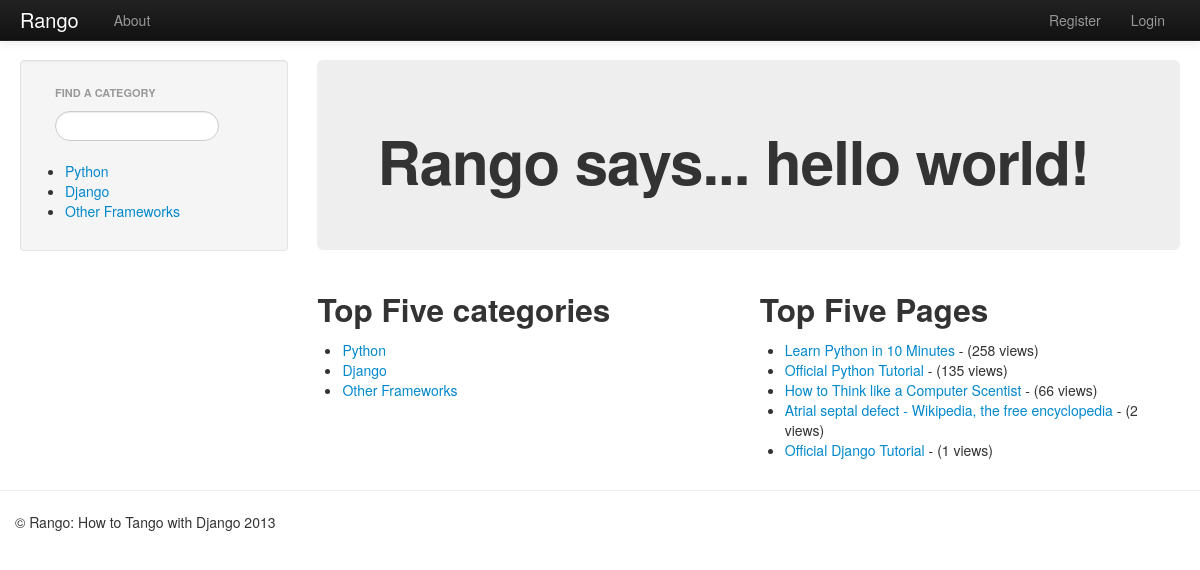
Screenshot of /rango/ with the database file from the repository.
### rango/models.py (models this page shows, shortened)
class Category(models.Model):
    name = models.CharField(max_length=128, unique=True)
    views = models.IntegerField(default=0)
    likes = models.IntegerField(default=0)
    url = models.CharField(max_length=128)

class Page(models.Model):
    category = models.ForeignKey(Category)
    title = models.CharField(max_length=128)
    url = models.URLField()
    views = models.IntegerField(default=0)

### rango/views.py (the view)
def index(request):
    context = RequestContext(request)
    cat_list = get_category_list()
    pages_view = Page.objects.order_by('-views')[:5]
    context_dict = {'cat_list': cat_list, 'page_list': pages_view}
    category_list = Category.objects.all()
    for category in category_list:
        if len(category.url) == 0:
            category.url = url_encode(category.name)
            category.save()
    """
    response = render_to_response('rango/index.html', context_dict, context)

    # client side cookies
    # get the number of visits to the site.
    visits = int(request.COOKIES.get('visits', '0'))

    # Does the cookie last_visit exist?
    if request.COOKIES.has_key('last_visit'):
        last_visit = request.COOKIES['last_visit']
        last_visit_time = datetime.strptime(last_visit, "%Y-%m-%d %H:%M:%S")

        # If it's been more than a day since the last visit...
        if (datetime.now() - last_visit_time).seconds > 5:
            response.set_cookie('visits', visits+1)
            response.set_cookie('last_visit', datetime.now().strftime("%Y-%m-%d %H:%M:%S"))

    else:
        response.set_cookie('last_visit', datetime.now().strftime("%Y-%m-%d %H:%M:%S"))
        redponse.set_cookie('visits', 1)

    return response
    """
    if request.session.get('last_visit'):
        last_visit_time = request.session.get('last_visit')
        visits = request.session.get('visits', 0)
        if (datetime.now() - datetime.strptime(last_visit_time, "%Y-%m-%d %H:%M:%S")).seconds > 5:
            request.session['visits'] = visits+1
            request.session['last_visit'] = datetime.now().strftime("%Y-%m-%d %H:%M:%S")
    else:
        request.session['last_visit'] = datetime.now().strftime("%Y-%m-%d %H:%M:%S")
        request.session['visits'] = 1
    return render_to_response('rango/index.html', context_dict, context)

### rango/views.py (called while the page is built)
def get_category_list(max_results=0, starts_with=''):
    cat_list = []
    if starts_with:
        cat_list = Category.objects.filter(name__startswith=starts_with)
    else:
        cat_list = Category.objects.all()
    if max_results > 0:
        if len(cat_list) > max_results:
            cat_list = cat_list[:max_results]
    """
    for cat in cat_list:
        cat.url = encode_url(cat.name)
    """
    return cat_list

### templates/rango/index.html (shortened to what this page needs)
{% extends 'rango/base.html' %}
{% block body_block %}
<div class="hero-unit">
  {% if user.is_authenticated %}
    <h1>Rango says... hello {{ user.username }}!</h1>
  {% else %}
    <h1>Rango says... hello world!</h1>
  {% endif %}
</div>
<div class="row-fluid">
  <div class="span6">
    <h2>Top Five categories</h2>
    {% if cat_list %}
    <ul>
      {% for category in cat_list %}
        <li> <a href="/rango/category/{{ category.url }}">{{ category.name }}</a></li>
      {% endfor %}
    {% else %}
      <strong>No categories at present.</strong>
    {% endif %}
  </div>
  <div class="span6">
    <h2>Top Five Pages</h2>
    {% include 'rango/page_list.html' %}
  </div>
</div>
{% endblock %}

### templates/rango/base.html (shortened to what this page needs)
{% load static %}
<!DOCTYPE html>
<html>
  <head>
    <link href="{% static 'css/bootstrap-fluid-adj.css' %}" rel="stylesheet">
    <link href="{% static 'css/bootstrap.min.css' %}" rel="stylesheet" >
    <link href="{% static 'css/bootstrap-responsive.css' %}" rel="stylesheet">
  </head>
  <body>
    <div class ="navbar navbar-inverse navbar-fixed-top">
      <div class="navbar-inner">
	<div class="container-fluid">
	  <a class="brand" href="/rango/">Rango</a>
	  <div class="nav-collapse collapse">
	    <ul class="nav pull-right">
	      {% if user.is_authenticated %}
	        <li class="navbar-text">Welcome, {{ user.username }}!</li>
	        <li><a href="/rango/logout/">Logout</a></li>
	      {% else %}
	        <li><a href="/rango/register/">Register</a></li>
	        <li><a href="/rango/login/">Login</a></li>
	      {% endif %}
	    </ul>
	    <ul class="nav">
	      <li><a href="/rango/about/">About</a></li>
	    </ul>
	  </div>
	</div>
      </div>
    </div>
    <div class="container-fluid">
      <div class="row-fluid">
	<div class="span3">
	  <div class="well sidebar-nav">
	    <ul class="nav nav-list">
	      <li class="nav-header">Find a Category</li>
	      <form>
		<li><input class="search-query span10" type="text" name="suggestion" value="" id="suggestion" /></li>
	      </form>
	    </ul>
	    {% if cat_list %}
	      <div id="cats">
	      {% include "rango/category_list.html" %}
	      </div>
	    {% endif %}
	  </div>
	</div>
	<div class="span9">
	  {% block body_block %}
	  {% endblock %}
	</div>
      </div>
    </div>
    <hr>
    <footer>
      <div class="container">
	<p>&copy; Rango: How to Tango with Django 2013</p>
      </div>
    </footer>
  </body>
</html>

### templates/rango/category_list.html
  {% if cat_list %}
  <ul>
    {% for category in cat_list %}
    <li> <a href="/rango/category/{{ category.url }}">{{ category.name }}</a></li>
    {% endfor %}
  </ul>
  {% else %}
    <strong>No categories at present.</strong>
  {% endif %}

### templates/rango/page_list.html
{% if page_list %}
  <ul>
    {% for page in page_list %}
    <li>
      <a href="/rango/goto/?page_id={{ page.id }}">{{ page.title }}</a>
      {% if page.views > 1 %}
        - ({{ page.views }} views)
      {% elif page.views == 1 %}
        - ({{ page.views }} views)
      {% endif %}
    </li>
    {% endfor %}
  </ul>
{% else %}
    <strong>No pages currently in category.</strong>
{% endif %}

### rows the page displays
Category: name "Python"
Category: name "Django"
Category: name "Other Frameworks"
Page: title "Learn Python in 10 Minutes", views "258"
Page: title "Official Python Tutorial", views "135"
Page: title "How to Think like a Computer Scentist", views "66"
Page: title "Atrial septal defect - Wikipedia, the free encyclopedia", views "2"
Page: title "Official Django Tutorial", views "1"
